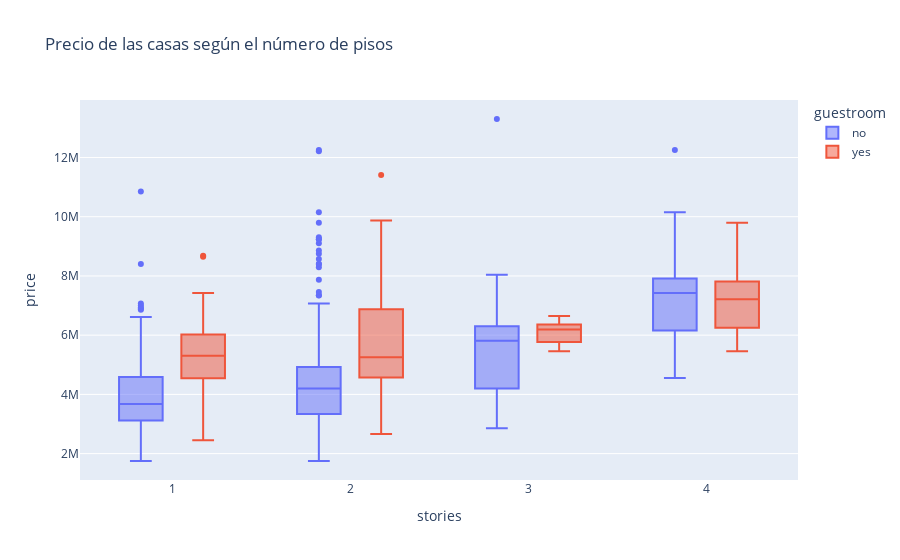

This figure's notebook cell:
### Code cell
# Vemos boxplot con area
px.box(df, x="stories", y="price", color="guestroom", title='Precio de las casas según el número de pisos')

### Figure 1 — Plotly figure (JSON) as saved in the notebook; plotly's stock layout.template omitted (floating-point values rounded to 4 significant figures; data arrays with more than 128 entries replaced by an {"elided": "..."} marker saying what was removed)
{"data": [{"alignmentgroup": "True", "hovertemplate": "guestroom=no<br>stories=%{x}<br>price=%{y}<extra></extra>", "legendgroup": "no", "marker": {"color": "#636efa"}, "name": "no", "notched": false, "offsetgroup": "no", "orientation": "v", "showlegend": true, "type": "box", "x": {"elided": "448 int values"}, "x0": " ", "xaxis": "x", "y": {"elided": "448 int values"}, "y0": " ", "yaxis": "y"}, {"alignmentgroup": "True", "hovertemplate": "guestroom=yes<br>stories=%{x}<br>price=%{y}<extra></extra>", "legendgroup": "yes", "marker": {"color": "#EF553B"}, "name": "yes", "notched": false, "offsetgroup": "yes", "orientation": "v", "showlegend": true, "type": "box", "x": [2, 2, 4, 2, 2, 2, 1, 1, 2, 2, 4, 2, 2, 4, 1, 4, 2, 4, 4, 4, 2, 1, 3, 1, 1, 4, 1, 3, 4, 3, 1, 2, 1, 1, 1, 1, 2, 1, 2, 3, 1, 4, 1, 2, 2, 2, 2, 1, 2, 1, 4, 3, 2, 1, 2, 1, 2, 2, 2, 1, 2, 2, 1, 2, 1, 1, 1, 1, 2, 1, 1, 2, 2, 1, 2, 2, 2, 1, 2, 1, 1, 2, 2, 1, 2, 1, 2, 2, 2, 2, 2, 1, 1, 1, 2, 1, 1], "x0": " ", "xaxis": "x", "y": [11410000, 9870000, 9800000, 9681000, 9100000, 8890000, 8680000, 8645000, 8645000, 8540000, 8463000, 8190000, 8120000, 7962500, 7420000, 7350000, 7350000, 7245000, 7210000, 7210000, 7140000, 6650000, 6650000, 6475000, 6419000, 6405000, 6300000, 6265000, 6195000, 6195000, 6195000, 6090000, 6090000, 6020000, 6020000, 6020000, 5950000, 5950000, 5950000, 5873000, 5866000, 5810000, 5740000, 5652500, 5600000, 5600000, 5565000, 5523000, 5495000, 5460000, 5460000, 5460000, 5460000, 5425000, 5390000, 5383000, 5250000, 5250000, 5250000, 5229000, 5215000, 5110000, 5040000, 5040000, 5040000, 5033000, 5005000, 4970000, 4900000, 4900000, 4900000, 4900000, 4690000, 4620000, 4620000, 4620000, 4550000, 4543000, 4543000, 4445000, 4340000, 4270000, 4235000, 4200000, 3990000, 3920000, 3920000, 3885000, 3850000, 3640000, 3395000, 3290000, 3150000, 3080000, 2660000, 2450000, 2450000], "y0": " ", "yaxis": "y"}], "layout": {"boxmode": "group", "legend": {"title": {"text": "guestroom"}, "tracegroupgap": 0}, "title": {"text": "Precio de las casas según el número de pisos"}, "xaxis": {"anchor": "y", "domain": [0, 1], "title": {"text": "stories"}}, "yaxis": {"anchor": "x", "domain": [0, 1], "title": {"text": "price"}}}}
